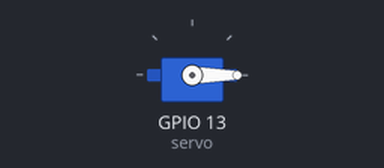
The sketch below on a simulated ESP32. On the bench: servo.

Above: at 0.05 s.
At 0.85 s:
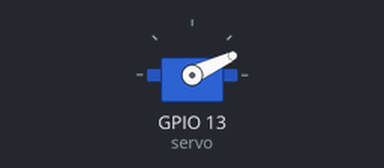
At 1.4 s:
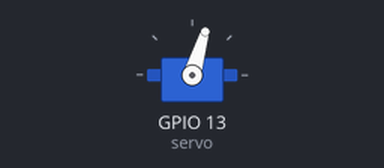
At 2.8 s:
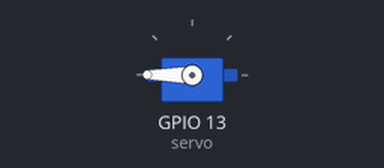
Timing chart, 0 to 6.4 s (numbered marks = the images above):
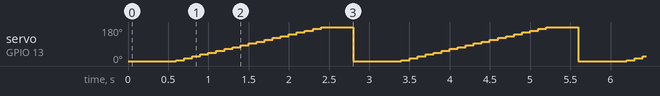

The sketch:

servo_test.ino
```cpp
#include <ESP32_Servo.h>


Servo servo;
int pos = 0;

void setup() {
  servo.attach(13, 5, 2500);
  Serial.begin(115200);

}

void loop() {
  servo.writeMicroseconds(pos);

  pos += 100;

  if (pos >= 2600) {
    pos = 0;
    delay(300);
  } else {
    delay(100);
  }


}
```

Measured:
- by itself, servo on GPIO 13 (servo): repeats every 2.8 s: 15° 0.10 s, 25° 0.10 s, 35° 0.10 s, 44° 0.10 s, 54° 0.10 s, 64° 0.10 s, 73° 0.10 s, 83° 0.10 s, 93° 0.10 s, 102° 0.10 s, 112° 0.10 s, 122° 0.10 s, 132° 0.10 s, 141° 0.10 s, 151° 0.10 s, 161° 0.10 s, 170° 0.10 s, 180° 0.40 s, 0° 0.60 s, 5° 0.10 s
